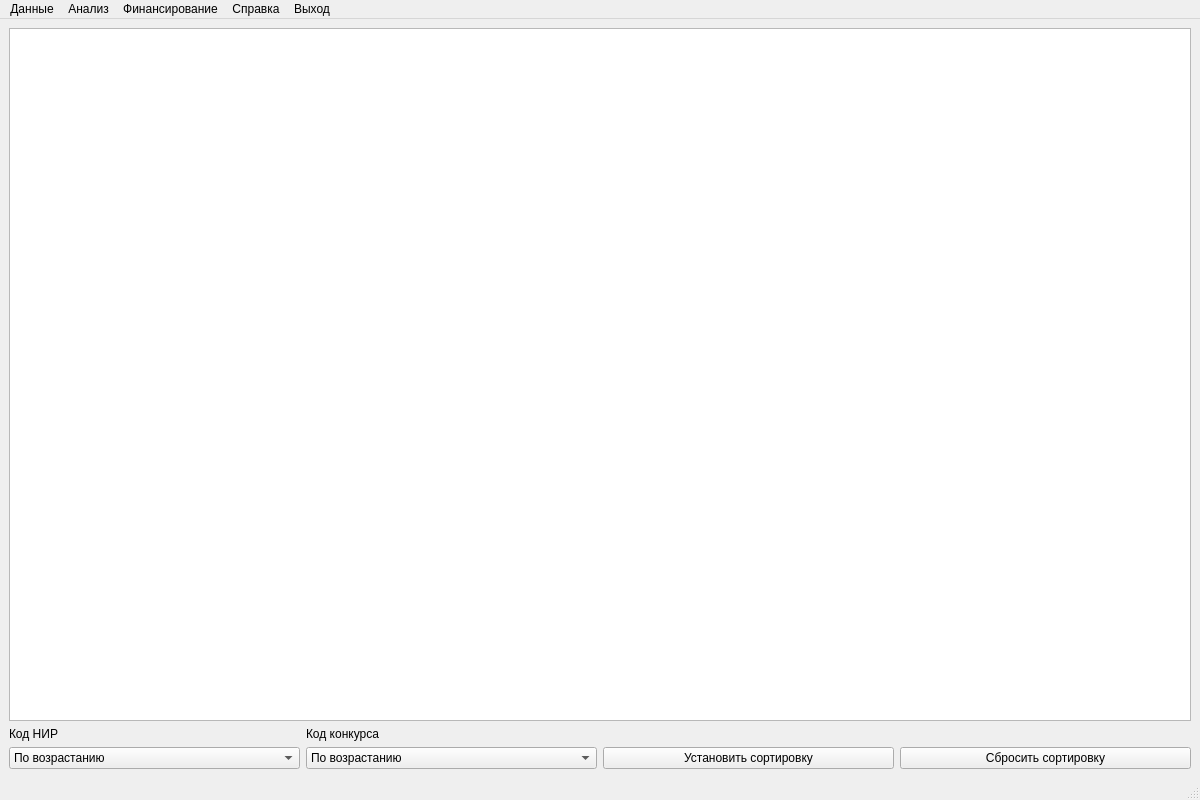
<?xml version="1.0" encoding="UTF-8"?>
<ui version="4.0">
 <class>HelpWindow</class>
 <widget class="QMainWindow" name="HelpWindow">
  <property name="geometry">
   <rect>
    <x>0</x>
    <y>0</y>
    <width>1200</width>
    <height>800</height>
   </rect>
  </property>
  <property name="mouseTracking">
   <bool>false</bool>
  </property>
  <property name="windowTitle">
   <string>Сопровождение конкурсов на соискание грантов — сортировка проектов</string>
  </property>
  <widget class="QWidget" name="centralwidget">
   <layout class="QGridLayout" name="gridLayout">
    <item row="1" column="0">
     <widget class="QLabel" name="label">
      <property name="text">
       <string>Код НИР</string>
      </property>
     </widget>
    </item>
    <item row="1" column="1">
     <widget class="QLabel" name="label_2">
      <property name="text">
       <string>Код конкурса</string>
      </property>
     </widget>
    </item>
    <item row="2" column="0">
     <widget class="QComboBox" name="combo_box_order_g1">
      <item>
       <property name="text">
        <string>По возрастанию</string>
       </property>
      </item>
      <item>
       <property name="text">
        <string>По убыванию</string>
       </property>
      </item>
     </widget>
    </item>
    <item row="2" column="1">
     <widget class="QComboBox" name="combo_box_order_codkon">
      <item>
       <property name="text">
        <string>По возрастанию</string>
       </property>
      </item>
      <item>
       <property name="text">
        <string>По убыванию</string>
       </property>
      </item>
     </widget>
    </item>
    <item row="2" column="2">
     <widget class="QPushButton" name="push_button_sort_save">
      <property name="text">
       <string>Установить сортировку</string>
      </property>
     </widget>
    </item>
    <item row="2" column="3">
     <widget class="QPushButton" name="push_button_sort_reset">
      <property name="text">
       <string>Сбросить сортировку</string>
      </property>
     </widget>
    </item>
    <item row="0" column="0" colspan="4">
     <widget class="QTableView" name="tableView"/>
    </item>
   </layout>
  </widget>
  <widget class="QMenuBar" name="menubar">
   <property name="geometry">
    <rect>
     <x>0</x>
     <y>0</y>
     <width>1200</width>
     <height>21</height>
    </rect>
   </property>
   <widget class="QMenu" name="panel_data">
    <property name="title">
     <string>Данные</string>
    </property>
    <addaction name="panel_data_proj"/>
    <addaction name="panel_data_konk"/>
    <addaction name="panel_data_vuz"/>
   </widget>
   <widget class="QMenu" name="panel_analysis">
    <property name="title">
     <string>Анализ</string>
    </property>
    <addaction name="panel_analysis_vuz"/>
    <addaction name="panel_analysis_konk"/>
    <addaction name="panel_analysis_subj"/>
   </widget>
   <widget class="QMenu" name="panel_finance">
    <property name="title">
     <string>Финансирование</string>
    </property>
   </widget>
   <widget class="QMenu" name="panel_help">
    <property name="mouseTracking">
     <bool>true</bool>
    </property>
    <property name="title">
     <string>Справка</string>
    </property>
    <addaction name="panel_help_view"/>
    <addaction name="separator"/>
    <addaction name="panel_help_prog"/>
   </widget>
   <widget class="QMenu" name="panel_exit">
    <property name="title">
     <string>Выход</string>
    </property>
    <addaction name="panel_exit_action"/>
   </widget>
   <addaction name="panel_data"/>
   <addaction name="panel_analysis"/>
   <addaction name="panel_finance"/>
   <addaction name="panel_help"/>
   <addaction name="panel_exit"/>
  </widget>
  <widget class="QStatusBar" name="statusbar"/>
  <action name="panel_data_proj">
   <property name="text">
    <string>Проекты</string>
   </property>
  </action>
  <action name="panel_data_konk">
   <property name="checkable">
    <bool>false</bool>
   </property>
   <property name="text">
    <string>Конкурсы</string>
   </property>
  </action>
  <action name="panel_data_vuz">
   <property name="text">
    <string>Вузы</string>
   </property>
  </action>
  <action name="panel_help_view">
   <property name="text">
    <string>Просмотреть справку</string>
   </property>
  </action>
  <action name="panel_help_prog">
   <property name="text">
    <string>О программе</string>
   </property>
  </action>
  <action name="panel_exit_action">
   <property name="text">
    <string>Выход</string>
   </property>
  </action>
  <action name="panel_analysis_vuz">
   <property name="text">
    <string>по вузам</string>
   </property>
  </action>
  <action name="panel_analysis_konk">
   <property name="text">
    <string>по конкурсам</string>
   </property>
  </action>
  <action name="panel_analysis_subj">
   <property name="text">
    <string>по субъектам РФ</string>
   </property>
  </action>
 </widget>
 <resources/>
 <connections/>
</ui>
